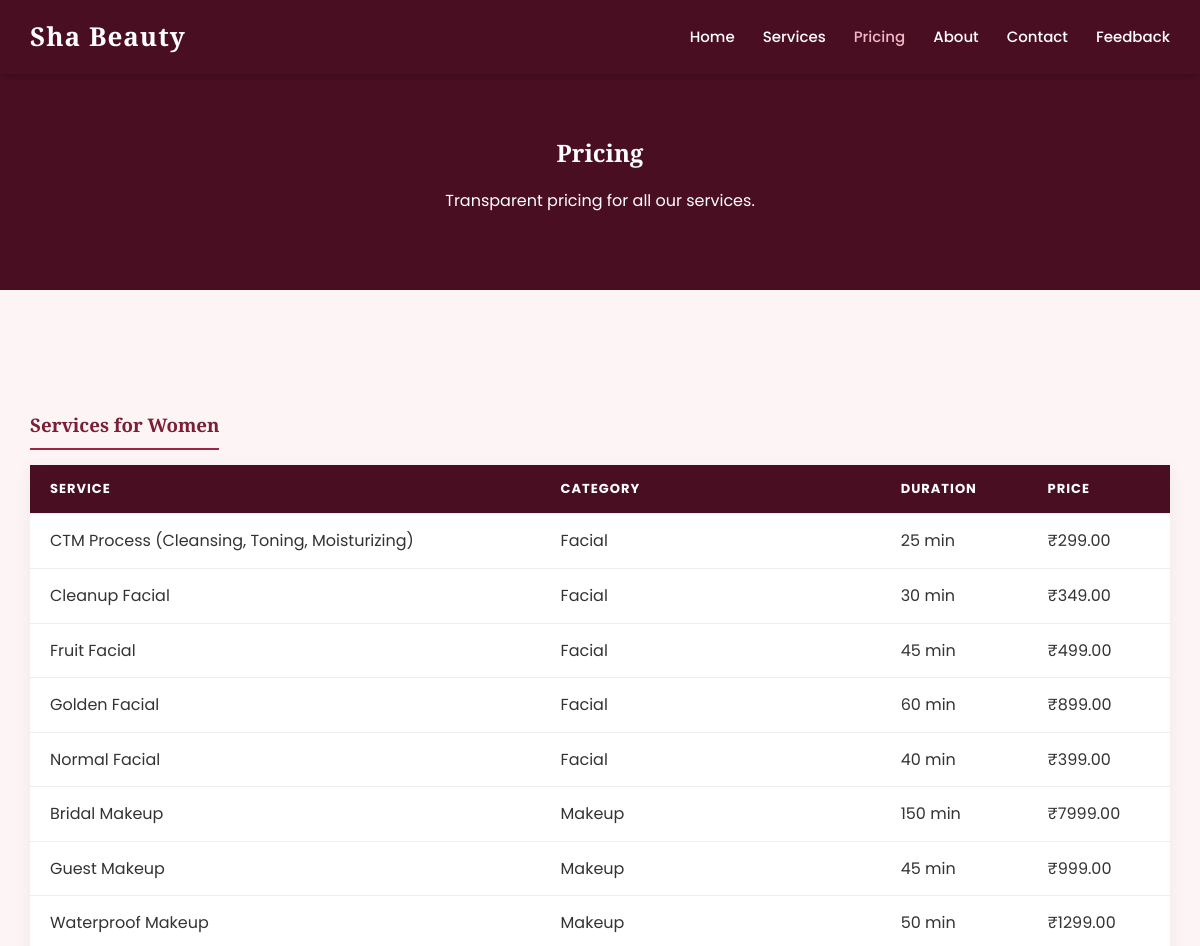
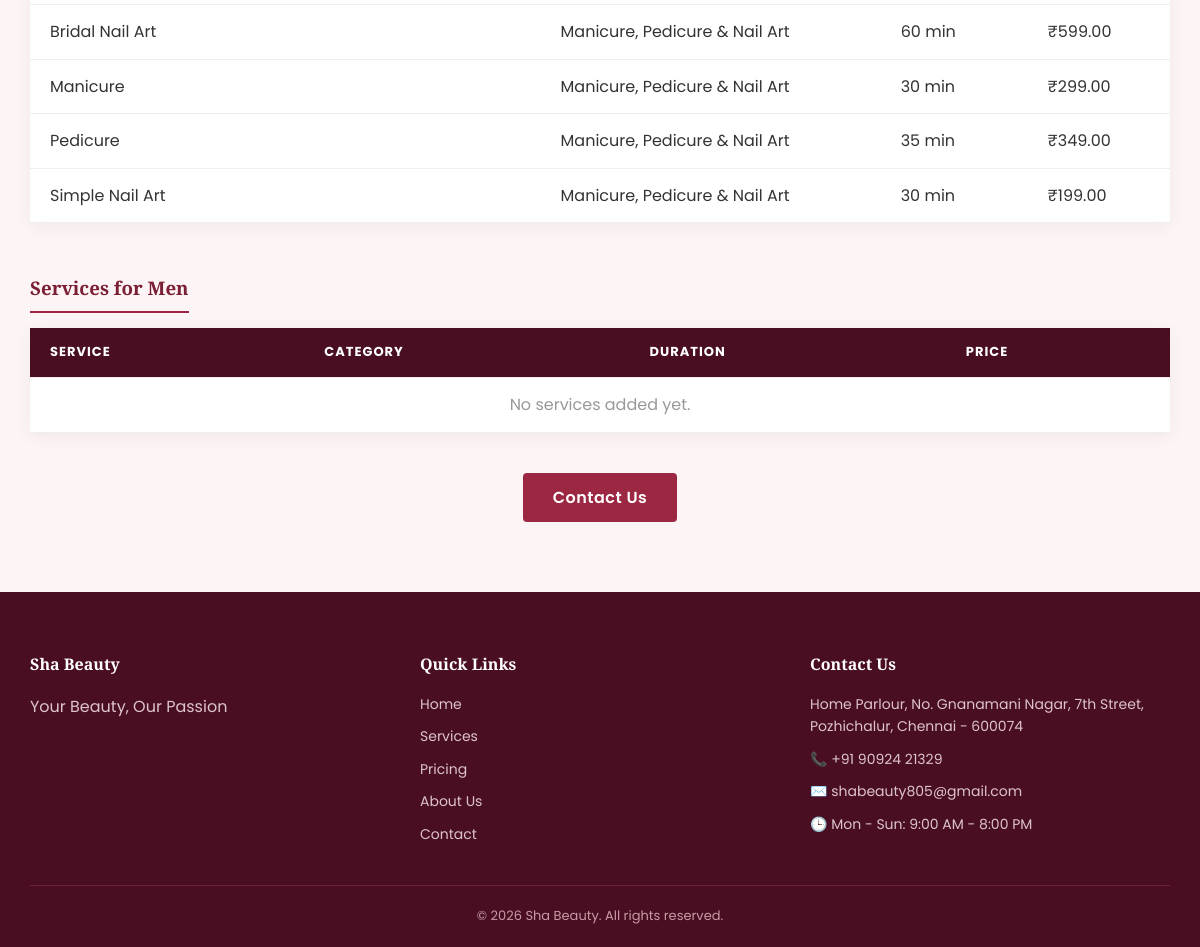
The page /pricing/ on the database its author committed (2 pictures, top to bottom).
### salon/models.py (models this page shows, shortened)
class SalonInfo(models.Model):
    salon_name = models.CharField(max_length=150, default="Your Salon Name")
    tagline = models.CharField(max_length=200, blank=True)
    address = models.TextField()
    phone = models.CharField(max_length=15)
    whatsapp = models.CharField(max_length=15, blank=True)
    email = models.EmailField(blank=True)
    opening_hours = models.CharField(max_length=100, default="Mon - Sun: 9:00 AM - 8:00 PM")
    instagram_url = models.URLField(blank=True)
    facebook_url = models.URLField(blank=True)
    about_text = models.TextField(blank=True)
    class Meta:
        verbose_name = "Salon Info"
        verbose_name_plural = "Salon Info"
    @classmethod
    def get_solo(cls):
        obj, _ = cls.objects.get_or_create(pk=1)
        return obj

class Service(models.Model):
    CATEGORY_CHOICES = [
        ('facial', 'Facial'),
        ('nails', 'Manicure, Pedicure & Nail Art'),
        ('makeup', 'Makeup'),
    ]
    FOR_CHOICES = [
        ('women', 'Women'),
        ('men', 'Men'),
        ('unisex', 'Unisex'),
    ]
    name = models.CharField(max_length=150)
    category = models.CharField(max_length=10, choices=CATEGORY_CHOICES, default='facial')
    for_gender = models.CharField(max_length=10, choices=FOR_CHOICES, default='unisex')
    description = models.TextField(blank=True)
    price = models.DecimalField(max_digits=8, decimal_places=2)
    duration_minutes = models.PositiveIntegerField(default=30, help_text="Approx. time this service takes")
    image = models.ImageField(upload_to='services/', blank=True, null=True)
    is_featured = models.BooleanField(default=False, help_text="Show on homepage highlights")
    is_active = models.BooleanField(default=False)
    created_at = models.DateTimeField(auto_now_add=True)
    class Meta:
        ordering = ['category', 'name']

### salon/views.py (the view)
# urls.py: path('pricing/', views.pricing, name='pricing'),
def pricing(request):
    salon = SalonInfo.get_solo()
    women_services = Service.objects.filter(is_active=True, for_gender__in=['women', 'unisex'])
    men_services = Service.objects.filter(is_active=True, for_gender__in=['men', 'unisex'])
    context = {'salon': salon, 'women_services': women_services, 'men_services': men_services}
    return render(request, 'salon/pricing.html', context)

### salon/templates/salon/pricing.html (shortened to what this page needs)
{% extends "salon/base.html" %}
{% block content %}
<section class="about-hero">
  <h1>Pricing</h1>
  <p>Transparent pricing for all our services.</p>
</section>
<section class="section">
  <div class="container">
    <h3 class="pricing-group-title">Services for Women</h3>
    <table class="pricing-table">
      <thead><tr><th>Service</th><th>Category</th><th>Duration</th><th>Price</th></tr></thead>
      <tbody>
        {% for s in women_services %}
        <tr>
          <td><a href="{% url 'salon:service_detail' s.pk %}">{{ s.name }}</a></td>
          <td>{{ s.get_category_display }}</td>
          <td>{{ s.duration_minutes }} min</td>
          <td>₹{{ s.price }}</td>
        </tr>
        {% empty %}
        <tr><td colspan="4" style="text-align:center; color:#999;">No services added yet.</td></tr>
        {% endfor %}
      </tbody>
    </table>
    <h3 class="pricing-group-title">Services for Men</h3>
    <table class="pricing-table">
      <thead><tr><th>Service</th><th>Category</th><th>Duration</th><th>Price</th></tr></thead>
      <tbody>
        {% for s in men_services %}
        <tr>
          <td><a href="{% url 'salon:service_detail' s.pk %}">{{ s.name }}</a></td>
          <td>{{ s.get_category_display }}</td>
          <td>{{ s.duration_minutes }} min</td>
          <td>₹{{ s.price }}</td>
        </tr>
        {% empty %}
        <tr><td colspan="4" style="text-align:center; color:#999;">No services added yet.</td></tr>
        {% endfor %}
      </tbody>
    </table>
    <div style="text-align:center; margin-top:40px;">
      <a href="{% url 'salon:contact' %}" class="btn">Contact Us</a>
    </div>
  </div>
</section>
{% endblock %}

### salon/templates/salon/base.html (shortened to what this page needs)
{% load static %}
<!DOCTYPE html>
<html lang="en">
<head>
<link rel="stylesheet" href="{% static 'salon/css/style.css' %}">
</head>
<body>
<header class="site-header">
  <div class="container navbar">
    <a href="{% url 'salon:home' %}" class="logo">{{ salon.salon_name|default:"Shar Beauty" }}</a>
    <ul class="nav-links">
      <li><a href="{% url 'salon:home' %}" class="{% if request.resolver_match.url_name == 'home' %}active{% endif %}">Home</a></li>
      <li><a href="{% url 'salon:services' %}" class="{% if request.resolver_match.url_name == 'services' %}active{% endif %}">Services</a></li>
      <li><a href="{% url 'salon:pricing' %}" class="{% if request.resolver_match.url_name == 'pricing' %}active{% endif %}">Pricing</a></li>
      <li><a href="{% url 'salon:about' %}" class="{% if request.resolver_match.url_name == 'about' %}active{% endif %}">About</a></li>
      <li><a href="{% url 'salon:contact' %}" class="{% if request.resolver_match.url_name == 'contact' %}active{% endif %}">Contact</a></li>
      <li><a href="{% url 'salon:feedback' %}" class="{% if request.resolver_match.url_name == 'feedback' %}active{% endif %}">Feedback</a></li>
    </ul>
  </div>
</header>
<main>
  {% block content %}{% endblock %}
</main>
<footer class="site-footer">
  <div class="container">
    <div class="footer-grid">
      <div>
        <h4>{{ salon.salon_name|default:"Shar Beauty" }}</h4>
        <p>{{ salon.tagline|default:"Your Beauty, Our Passion" }}</p>
      </div>
      <div>
        <h4>Quick Links</h4>
        <ul>
          <li><a href="{% url 'salon:home' %}">Home</a></li>
          <li><a href="{% url 'salon:services' %}">Services</a></li>
          <li><a href="{% url 'salon:pricing' %}">Pricing</a></li>
          <li><a href="{% url 'salon:about' %}">About Us</a></li>
          <li><a href="{% url 'salon:contact' %}">Contact</a></li>
        </ul>
      </div>
      <div>
        <h4>Contact Us</h4>
        <ul>
          <li>{{ salon.address|default:"Your salon address here" }}</li>
          <li>📞 {{ salon.phone|default:"+91 00000 00000" }}</li>
          <li>✉️ {{ salon.email|default:"info@yoursalon.com" }}</li>
          <li>🕒 {{ salon.opening_hours|default:"Mon - Sun: 9:00 AM - 8:00 PM" }}</li>
        </ul>
      </div>
    </div>
    <div class="footer-bottom">
      &copy; {% now "Y" %} {{ salon.salon_name|default:"Shar Beauty" }}. All rights reserved.
    </div>
  </div>
</footer>
</body>
</html>

### salon/static/salon/css/style.css (style rules this page uses)
:root { --color-black: #4a0e23; --color-gold: #9c2743; --color-gold-dark: #7a1f35; --color-cream: #fdf5f5; --color-white: #ffffff; --color-text: #333333; --color-muted: #777777; --font-heading: 'Playfair Display', Georgia, serif; --font-body: 'Poppins', Arial, sans-serif; }
* { box-sizing: border-box; }
body { margin: 0; font-family: var(--font-body); color: var(--color-text); background: var(--color-cream); line-height: 1.6; }
h1, h2, h3, h4 { font-family: var(--font-heading); color: var(--color-black); margin: 0 0 15px; }
a { text-decoration: none; color: inherit; }
.container { max-width: 1180px; margin: 0 auto; padding: 0 20px; }
.btn { display: inline-block; padding: 12px 30px; background: var(--color-gold); color: var(--color-white); font-weight: 600; border: none; border-radius: 4px; cursor: pointer; letter-spacing: 0.5px; transition: background 0.25s ease, transform 0.15s ease; }
.section { padding: 70px 0; }
.site-header { background: var(--color-black); position: sticky; top: 0; z-index: 100; box-shadow: 0 2px 10px rgba(0,0,0,0.2); }
.navbar { display: flex; align-items: center; justify-content: space-between; padding: 16px 20px; }
.navbar .logo { font-family: var(--font-heading); font-size: 26px; color: var(--color-white); font-weight: 700; letter-spacing: 1px; }
.nav-links { list-style: none; display: flex; gap: 28px; margin: 0; padding: 0; }
.nav-links a { color: var(--color-white); font-size: 15px; font-weight: 500; transition: color 0.2s; }
.nav-links a:hover, .nav-links a.active { color: #f2b8c6; }
.pricing-table { width: 100%; border-collapse: collapse; background: var(--color-white); box-shadow: 0 4px 18px rgba(0,0,0,0.05); }
.pricing-table th, .pricing-table td { padding: 14px 20px; text-align: left; border-bottom: 1px solid #eee; }
.pricing-table th { background: var(--color-black); color: var(--color-white); text-transform: uppercase; font-size: 13px; letter-spacing: 1px; }
.pricing-group-title { margin-top: 50px; margin-bottom: 15px; color: var(--color-gold-dark); border-bottom: 2px solid var(--color-gold); padding-bottom: 8px; display: inline-block; }
.site-footer { background: var(--color-black); color: #ddc4cb; padding: 60px 0 20px; }
.footer-grid { display: grid; grid-template-columns: repeat(auto-fit, minmax(220px, 1fr)); gap: 30px; margin-bottom: 30px; }
.footer-grid h4 { color: var(--color-white); font-size: 16px; }
.footer-grid ul { list-style: none; padding: 0; margin: 0; }
.footer-grid ul li { margin-bottom: 10px; font-size: 14px; }
.footer-bottom { text-align: center; padding-top: 20px; border-top: 1px solid #6b2237; font-size: 13px; color: #c99aa5; }
.about-hero { background: var(--color-black); color: var(--color-white); padding: 60px 20px; text-align: center; }
.about-hero h1 { color: var(--color-white); }

### rows shown on the page
SalonInfo: salon_name "Sha Beauty", tagline "Your Beauty, Our Passion", address "Home Parlour, No. Gnanamani Nagar, 7th Street, Pozhichalur, Chennai - 600074", phone "+91 90924 21329", email "shabeauty805@gmail.com", opening_hours "Mon - Sun: 9:00 AM - 8:00 PM"
Service: name "CTM Process (Cleansing, Toning, Moisturizing)", category "Facial", duration_minutes "25", price "299.00"
Service: name "Cleanup Facial", category "Facial", duration_minutes "30", price "349.00"
Service: name "Fruit Facial", category "Facial", duration_minutes "45", price "499.00"
Service: name "Golden Facial", category "Facial", duration_minutes "60", price "899.00"
Service: name "Normal Facial", category "Facial", duration_minutes "40", price "399.00"
Service: name "Bridal Makeup", category "Makeup", duration_minutes "150", price "7999.00"
Service: name "Guest Makeup", category "Makeup", duration_minutes "45", price "999.00"
Service: name "Waterproof Makeup", category "Makeup", duration_minutes "50", price "1299.00"
Service: name "Bridal Nail Art", category "Manicure, Pedicure & Nail Art", duration_minutes "60", price "599.00"
Service: name "Manicure", category "Manicure, Pedicure & Nail Art", duration_minutes "30", price "299.00"
Service: name "Pedicure", category "Manicure, Pedicure & Nail Art", duration_minutes "35", price "349.00"
Service: name "Simple Nail Art", category "Manicure, Pedicure & Nail Art", duration_minutes "30", price "199.00"
